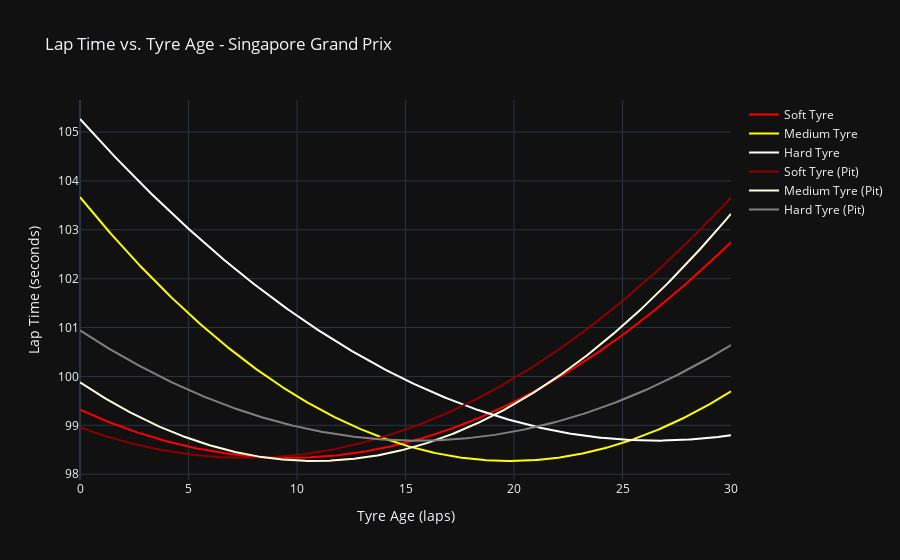

Notebook source saved alongside this figure:
### Code cell
trace_soft = go.Scatter(
    x = x,
    y = soft_y,
    mode = 'lines',
    name = 'Soft Tyre',
    line = dict(color='red')
)

trace_medium = go.Scatter(
    x = x,
    y = medium_y,
    mode = 'lines',
    name = 'Medium Tyre',
    line = dict(color='yellow')
)

trace_hard = go.Scatter(
    x = x,
    y = hard_y,
    mode = 'lines',
    name = 'Hard Tyre',
    line = dict(color='white')
)

trace_pit_soft = go.Scatter(
    x = x,
    y = soft_pit_y,
    mode = 'lines',
    name = 'Soft Tyre (Pit)',
    line = dict(color='darkred')
)

trace_pit_medium = go.Scatter(
    x = x,
    y = medium_pit_y,
    mode = 'lines',
    name = 'Medium Tyre (Pit)',
    line = dict(color='lightyellow')
)

trace_pit_hard = go.Scatter(
    x = x,
    y = hard_pit_y,
    mode = 'lines',
    name = 'Hard Tyre (Pit)',
    line = dict(color='grey')
)


layout = go.Layout(
    title='Lap Time vs. Tyre Age - Singapore Grand Prix',
    xaxis=dict(title='Tyre Age (laps)'),
    yaxis=dict(title='Lap Time (seconds)'),
    hovermode='closest',
    template="plotly_dark"
)

fig = go.Figure(data=[trace_soft, trace_medium, trace_hard, trace_pit_soft, trace_pit_medium, trace_pit_hard], layout=layout)

fig.show()

### Figure 1 — Plotly figure (JSON) as saved in the notebook; plotly's stock layout.template omitted (floating-point values rounded to 4 significant figures; data arrays with more than 128 entries replaced by an {"elided": "..."} marker saying what was removed)
{"data": [{"line": {"color": "red"}, "mode": "lines", "name": "Soft Tyre", "type": "scatter", "x": {"elided": "400 float values"}, "y": {"elided": "400 float values"}}, {"line": {"color": "yellow"}, "mode": "lines", "name": "Medium Tyre", "type": "scatter", "x": {"elided": "400 float values"}, "y": {"elided": "400 float values"}}, {"line": {"color": "white"}, "mode": "lines", "name": "Hard Tyre", "type": "scatter", "x": {"elided": "400 float values"}, "y": {"elided": "400 float values"}}, {"line": {"color": "darkred"}, "mode": "lines", "name": "Soft Tyre (Pit)", "type": "scatter", "x": {"elided": "400 float values"}, "y": {"elided": "400 float values"}}, {"line": {"color": "lightyellow"}, "mode": "lines", "name": "Medium Tyre (Pit)", "type": "scatter", "x": {"elided": "400 float values"}, "y": {"elided": "400 float values"}}, {"line": {"color": "grey"}, "mode": "lines", "name": "Hard Tyre (Pit)", "type": "scatter", "x": {"elided": "400 float values"}, "y": {"elided": "400 float values"}}], "layout": {"hovermode": "closest", "title": {"text": "Lap Time vs. Tyre Age - Singapore Grand Prix"}, "xaxis": {"title": {"text": "Tyre Age (laps)"}}, "yaxis": {"title": {"text": "Lap Time (seconds)"}}}}
